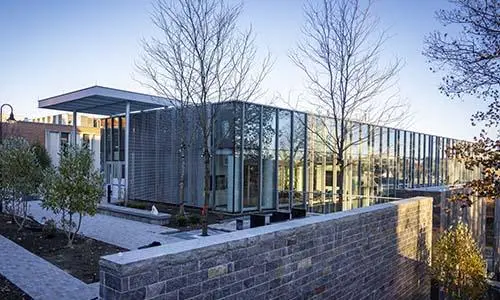
#> input picture lab02/UnityHall.png, 500 x 300 px
$ python lab02_Part3-4.py
#> lines starting #> are read from the running program, lines starting #| are printed output that depends on the picture
import numpy as np
from typing import List
import cv2 as cv
from matplotlib import pyplot as plt

# Rotate image by the specified angle using OpenCV's getRotationMatrix2D and warpAffine functions, and return the resulting image
def rotate_image(image, angle):
    h, w = image.shape[:2]  # Get the height and width of the input image
    center = (w / 2, h / 2)  # Calculate the center
    M = cv.getRotationMatrix2D(center, angle, 1.0)  # Get the rotation matrix for the specified angle and scale

    # Calculate the new width and height of the rotated image to ensure that the entire image
    # fits within the new dimensions, and adjust the rotation matrix to account for the translation
    # needed to keep the image centered after rotation
    cos = abs(M[0, 0])
    sin = abs(M[0, 1])
    new_w = int(h * sin + w * cos)
    new_h = int(h * cos + w * sin)
    M[0, 2] += (new_w / 2) - center[0]
    M[1, 2] += (new_h / 2) - center[1]

    # Rotate the image using the rotation matrix and return the resulting image
    rotated = cv.warpAffine(image, M, (new_w, new_h), borderValue=(255, 255, 255))
    return rotated

# Scale the image by the specified factor using linear interpolation and return the resulting image
def scale_image(image, scale_factor):
    # Scale the image by the specified factor using linear interpolation and return the resulting image
    if scale_factor <= 1:
        interpolation = cv.INTER_AREA  # Use nearest neighbor interpolation for non-positive scale factors
    else:
        interpolation = cv.INTER_LINEAR  # Use linear interpolation for positive scale factors
    res = cv.resize(image,None,fx=scale_factor, fy=scale_factor, interpolation = interpolation)
    return res

# Apply an affine transformation to the input image using predefined source and destination points,
# and return the resulting image
def affine_transform(image):
    h, w = image.shape[:2]  # Get the height and width of the input image
    pts1 = np.float32([[50, 50], [200, 50], [50, 200]])  # Define the source points for the affine transformation
    pts2 = np.float32([[50, 50], [200, 20], [50, 200]])  # Define the destination points for the affine transformation
    M = cv.getAffineTransform(pts1, pts2)  # Get the affine transformation matrix

    # Transform all 4 corners to find new bounding box
    corners = np.float32([[0,0],[w,0],[0,h],[w,h]]).reshape(-1,1,2)
    transformed = cv.transform(corners, M).reshape(-1, 2)

    # Calculate the new width and height of the transformed image to ensure that
    # the entire image fits within the new dimensions, and adjust the transformation matrix
    # to account for the translation needed to keep the image centered after transformation
    x_min, y_min = transformed.min(axis=0)
    x_max, y_max = transformed.max(axis=0)

    new_w = int(x_max - x_min)
    new_h = int(y_max - y_min)

    # Shift so no corner goes negative
    M[0, 2] -= x_min
    M[1, 2] -= y_min

    # Apply the affine transformation to the image and return the resulting image
    transformed = cv.warpAffine(image, M, (new_w, new_h), borderValue=(255, 255, 255))
    return transformed

# Apply a perspective transformation to the input image using predefined source and destination points,
# and return the resulting image
def perspective_transform(image):
    h, w = image.shape[:2]  # Get the height and width of the input image
    # pst1 is a cross shape
    pts1 = np.float32([[0, 0], [550, 50], [50, 300], [550, 300]])  # Define the source points for the perspective transformation
    pts2 = np.float32([[0, 0], [550, 50], [50, 300], [550, 350]])  # Define the destination points for the perspective transformation
    M = cv.getPerspectiveTransform(pts1, pts2)  # Get the perspective transformation matrix

    # Transform all 4 corners
    corners = np.float32([[0,0],[w,0],[0,h],[w,h]]).reshape(-1,1,2)
    transformed = cv.perspectiveTransform(corners, M).reshape(-1, 2)

    # Calculate the new width and height of the perspective transformed image to ensure that the entire image
    # fits within the new dimensions, and adjust the perspective transformation matrix to account for the translation
    # needed to keep the image centered after transformation
    x_min, y_min = transformed.min(axis=0)
    x_max, y_max = transformed.max(axis=0)

    new_w = int(x_max - x_min)
    new_h = int(y_max - y_min)

    # Shift translation into M (row 2 is homogeneous)
    T = np.array([[1, 0, -x_min],
                  [0, 1, -y_min],
                  [0, 0,  1   ]], dtype=np.float64)

    M = T @ M   # apply shift after perspective

    # Apply the perspective transformation to the image and return the resulting image
    transformed = cv.warpPerspective(image, M, (new_w, new_h), borderValue=(255, 255, 255))
    return transformed


# Combine the original and transformed images into a single image for display, and return the resulting combined image
def combine_images(images):

    row1 = np.hstack((images[0], images[1], images[2]))  # Combine the original and transformed images into a single image for display
    row2 = np.hstack((images[3], images[4], images[5]))
    combined_image = np.vstack((row1, row2))  # Combine the two rows
    return combined_image  # Return the combined image with the original and transformed images in a single image for display

# resize the image to the same size as the first image in the list of images, and return the resulting image
def convert_images_to_same_size(images:List):
    new_w, new_h = images[0].shape[:2] # Get the width and height of the first image in the list to use as the new dimensions for all images
    for i in range(1, len(images)):
        h, w = images[i].shape[:2]
        if w > new_w:
            new_w = w
        if h > new_h:
            new_h = h

    for i in range(len(images)):
        images[i] = convert_same_size(new_w, new_h, images[i])  # Convert each image in the list to the same size as the first image using the convert_same_size function
        images[i] = cv.cvtColor(images[i], cv.COLOR_BGR2RGB)  # Convert each image in the list from BGR color format to RGB color format for proper display using Matplotlib
    return images  # Return the list of converted images with the same size

# Convert the image to new size
def convert_same_size(new_w, new_h, image):

    res = np.ones((new_h, new_w, 3), dtype=np.uint8) * 255  # Create a blank image with the same shape as the original image to store the original frame
    h, w = image.shape[:2]  # Get the height and width of the input image
    # copy scaleddown image to the center of the original frame
    x_offset = (new_w - w) // 2  # Calculate the x offset to center the scaled down image in the original frame
    y_offset = (new_h - h) // 2  # Calculate the y offset to center the scaled down image in the original frame
    res[y_offset:y_offset+h, x_offset:x_offset+w] = image  # Copy the scaled down image to the center of the original frame using the calculated offsets and return the resulting image
    return res

# Add caption to the bottom of the image, and return the resulting image
def add_caption(images, titles):
    font = cv.FONT_HERSHEY_PLAIN  # Define the font to use for the title text
    font_scale = 2  # Set the font scale for the title text
    thickness = 2  # Set the thickness of the title text
    color = (0, 0, 0)  # Set the color of the title text to black
    padding = 10  # Set the padding between the title text and the bottom of the image
    for i in range(len(images)):
        text_size, _ = cv.getTextSize(titles[i], font, font_scale, thickness)  # Get the size of the title text using the specified font and scale
        text_x = (images[i].shape[1] - text_size[0]) // 2  # Calculate the x coordinate to center the title text horizontally in the image
        text_y = images[i].shape[0] - text_size[1] - padding  # Calculate the y coordinate to center the title text vertically in the image
        cv.putText(images[i], titles[i], (text_x, text_y), font, font_scale, color, thickness)  # Add the title text to the image at the calculated coordinates with the specified font, scale, color, and thickness
    return images  # Return the list of images with the added title text

# Detect corners using Harris corner detection,
# apply the Harris corner detection algorithm to the input image,
# and return the resulting image with detected corners highlighted
def harris_corner_detection(image):
    # Convert the input image to grayscale for corner detection
    gray = cv.cvtColor(image, cv.COLOR_BGR2GRAY)
    # Convert the grayscale image to float32 format for processing by the Harris corner detection algorithm
    gray = np.float32(gray)
     # Apply the Harris corner detection algorithm to the grayscale image
    dst = cv.cornerHarris(gray, 2, 3, 0.04)
    # Dilate the corner response image to enhance the corner points for better visualization
    dst_dilated = cv.dilate(dst, None)

    # Highlight the detected corners in the original image by setting the pixel values to red f
    # or crosses where the corner response is above a certain threshold (in this case, 4% of the maximum response value)
    image[dst_dilated > 0.04 * dst_dilated.max()] = [0, 0, 255]

    return image

def harris_corner_detection_batch(images):
    res = [None] * len(images)
    for i in range(len(images)):
        res[i] = harris_corner_detection(images[i].copy())
    return res

# Detect SIFT features in the input image, draw the detected keypoints on the original image for visualization,
# and return the resulting image with detected keypoints highlighted
def sift_feature_detection(image):
     # Convert the input image to grayscale for feature detection
    gray = cv.cvtColor(image, cv.COLOR_BGR2GRAY)
    # Create a SIFT feature detector object
    sift = cv.SIFT_create(
        nfeatures=200,
        contrastThreshold=0.05,
    )
    # Detect SIFT features in the grayscale image and store the resulting keypoints in the variable keypoints
    keypoints = sift.detect(gray, None)
    # Set the color for drawing the detected keypoints to green
    color = (0, 255, 0)
    # Draw the detected keypoints on the original image for visualization
    transformed = cv.drawKeypoints(image, keypoints, None, color)
    return transformed

def sift_feature_detection_batch(images):
    res = [None] * len(images)
    for i in range(len(images)):
        res[i] = sift_feature_detection(images[i].copy())
    return res

def main():
    image = cv.imread('./UnityHall.png')  # Read the image file 'lena.png' and store it in the variable img
#> image is the input picture: shape (300, 500, 3); mean B, G, R 150.7, 134.3, 125.3
    image = cv.cvtColor(image, cv.COLOR_BGR2RGB)

    # Rotate the image by 10 degrees
    rotated_img = rotate_image(image, 10)

    # Scale up 20% of the original image
    scaledUp_img = scale_image(image, 1.2)

    # Scale down 20% of the original image
    scaledDown_img = scale_image(image, 0.8)

    # Apply an affine transformation to the original image
    affine_img = affine_transform(image)

    # Apply a perspective transformation to the original image
    perspective_img = perspective_transform(image)
#> in perspective_transform, `transformed = cv.warpPerspective(image, M, (new_w, new_h), borderValue..`:
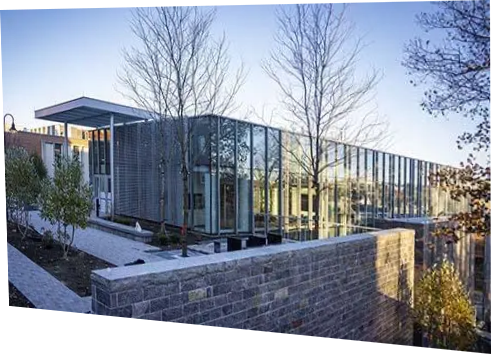
#> transformed: shape (354, 491, 3); mean R, G, B 139.2, 146.9, 161.1

    images = convert_images_to_same_size([image, scaledUp_img, affine_img, rotated_img, scaledDown_img, perspective_img])
#> the loop in convert_images_to_same_size, `for i in range(1, len(images)):` made 5 passes
#> (h, w, new_w) on pass 1: (360, 600, 600)
#> (h, w) on passes 2 to 5: (400, 500), (382, 544), (240, 400), (354, 491)
#> after the loop in convert_images_to_same_size, `for i in range(1, len(images)):`: new_h = 500; new_w = 600
#> the loop in convert_images_to_same_size, `for i in range(len(images)):` made 6 passes
#> (h in convert_same_size, w in convert_same_size, x_offset in convert_same_size, y_offset in convert_same_size) on passes 1 to 6: (300, 500, 50, 100), (360, 600, 0, 70), (400, 500, 50, 50), (382, 544, 28, 59), (240, 400, 100, 130), (354, 491, 54, 73)
#> after the loop in convert_images_to_same_size, `for i in range(len(images)):`: images = 6 items
#> images = 6 items
    captions = ['Original', 'Scaled Up', 'Affine', 'Rotated', 'Scaled Down', 'Perspective']

    # Harris corner detection for all images
    # Add caption to the bottom of the image, and return the resulting image
    harris_detected_corners = harris_corner_detection_batch(images)
#> the loop in harris_corner_detection_batch, `for i in range(len(images)):` made 6 passes
#> pass 1, in harris_corner_detection, `dst = cv.cornerHarris(gray, 2, 3, 0.04)`:
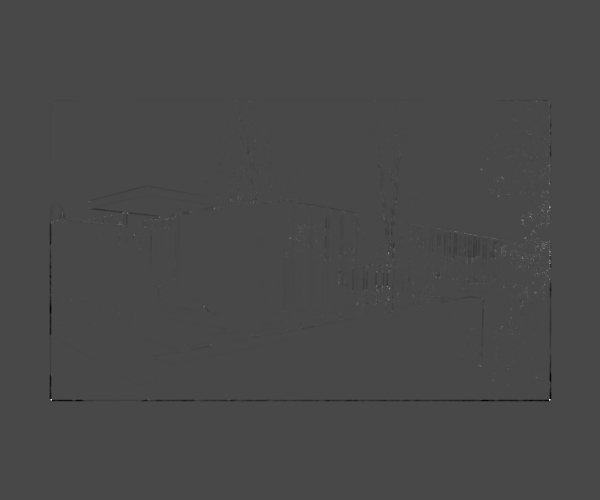
#> dst: shape (500, 600) float32; min -151206912, max 384026464, mean -162467; drawn with min black and max white
#> pass 1, in harris_corner_detection, `dst_dilated = cv.dilate(dst, None)`:
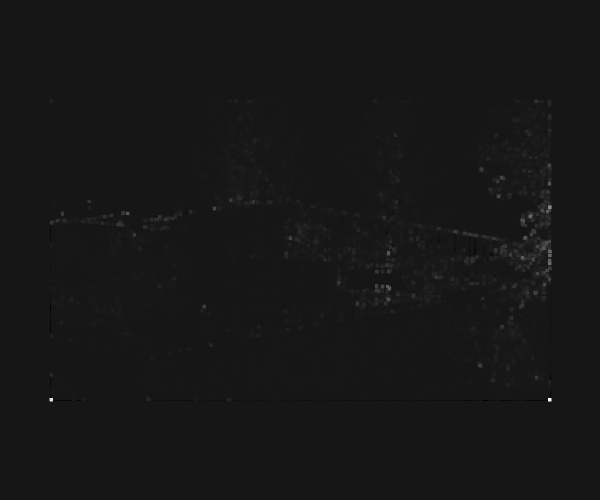
#> dst_dilated: shape (500, 600) float32; min -37782744, max 384026464, mean 1038050.5; drawn with min black and max white
#> harris_detected_corners = 6 items
    harris_detected_corners = add_caption(harris_detected_corners, captions)
#> the loop in add_caption, `for i in range(len(images)):` made 6 passes
#> (text_size, text_x) on passes 1 to 6: ((122, 19), 239), ((166, 19), 217), ((102, 19), 249), ((132, 19), 234), ((208, 19), 196), ((196, 19), 202)
    combined_harris = combine_images(harris_detected_corners)
    cv.imshow('Harris Corner Detected Image', combined_harris)

    # SIFT feature detection for all images
    sift_detected_features = sift_feature_detection_batch(images)
#> the loop in sift_feature_detection_batch, `for i in range(len(images)):` made 6 passes
#> pass 3, in sift_feature_detection (call 3), `gray = cv.cvtColor(image, cv.COLOR_BGR2GRAY)`:
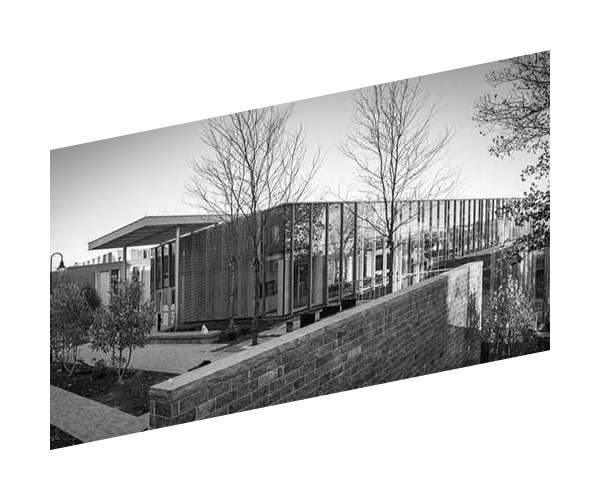
#> gray: shape (500, 600); min 0, max 255, mean 194.2
#> sift_detected_features = 6 items
    sift_detected_features = add_caption(sift_detected_features, captions)
#> the loop in add_caption (call 2), `for i in range(len(images)):` made 6 passes
    combined_sift = combine_images(sift_detected_features)
#> in combine_images (call 2), `row1 = np.hstack((images[0], images[1], images[2]))`:
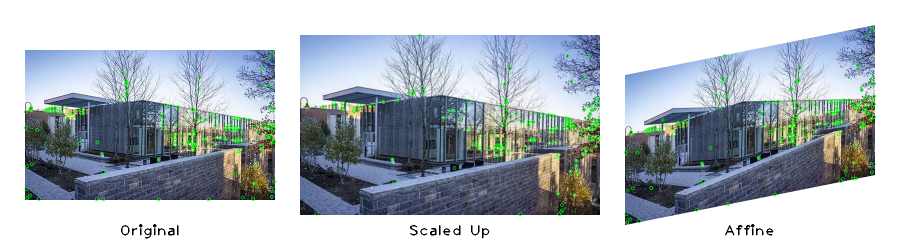
#> row1: shape (500, 1800, 3) (shown at 1/2 size); mean of channels 0, 1, 2 193, 186.6, 178.4; drawn as B, G, R
#> in combine_images (call 2), `row2 = np.hstack((images[3], images[4], images[5]))`:
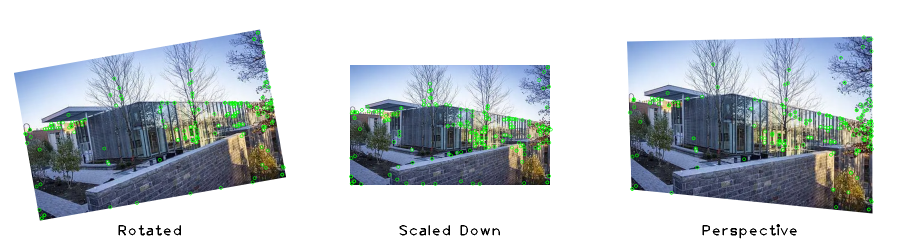
#> row2: shape (500, 1800, 3) (shown at 1/2 size); mean of channels 0, 1, 2 206, 201.8, 194.8; drawn as B, G, R
#> in combine_images (call 2), `combined_image = np.vstack((row1, row2))`:
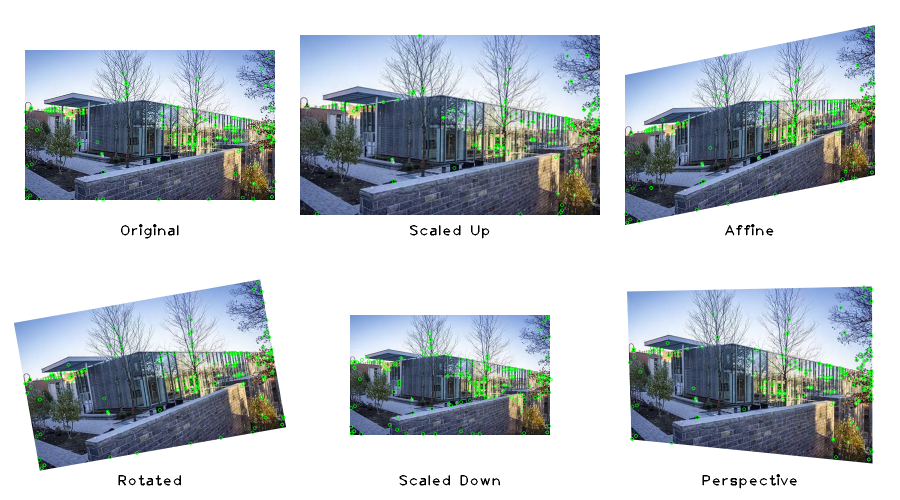
#> combined_image: shape (1000, 1800, 3) (shown at 1/2 size); mean of channels 0, 1, 2 199.5, 194.2, 186.6; drawn as B, G, R
    cv.imshow('SIFT Feature Detected Image', combined_sift)

    cv.waitKey(0)  # Wait for a key press to close the displayed image windows
    cv.destroyAllWindows()  # Destroy all OpenCV windows to free up resources

if __name__ == "__main__":
    main()
